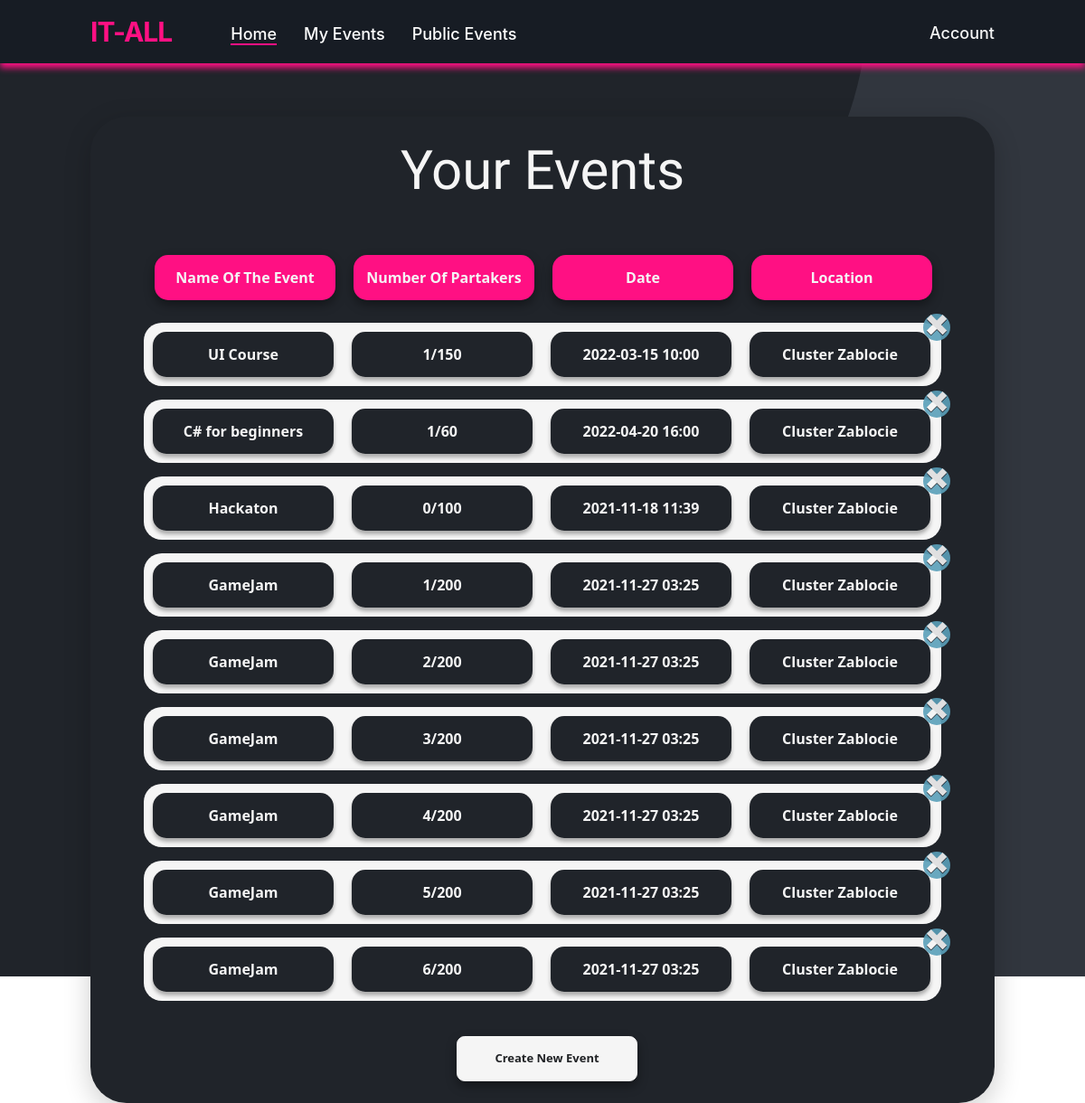
The page /tournaments (signed in) on the database its author committed.
### website/models.py (models this page shows)
class Tournament(db.Model):
    id = db.Column(db.Integer,primary_key=True)
    user_id = db.Column(db.Integer,db.ForeignKey('user.id'))
    name = db.Column(db.String(150))
    date = db.Column(db.Date)
    time = db.Column(db.Time)
    location = db.Column(db.String(150))
    discipline = db.Column(db.String(150))
    type = db.Column(db.String(150))
    description = db.Column(db.String(5000))
    status = db.Column(db.String(150), default="upcoming")
    is_public = db.Column(db.Boolean(),default=False)
    current_round_number = db.Column(db.Integer(),default=0)
    max_part = db.Column(db.Integer(),default = 100000000)
    partNumber = db.Column(db.Integer(),default = 0)
    edited_dual_id = db.Column(db.Integer())
    rounds = db.relationship('Round')
    duals = db.relationship('Dual')
    opponents = db.relationship('Opponent')
    standings = db.relationship('Standing')
    participants = db.relationship('User')

### website/views.py (the view)
@views.route('/tournaments', methods=['GET', 'POST'])
@login_required
def tournaments():
    return render_template("tournaments.html", user=current_user)

### website/__init__.py (called while the page is built)
def create_app():
    app = Flask(__name__)
    app.config['SECRET_KEY'] = 'kjabwdlajbal'
    app.config['SQLALCHEMY_DATABASE_URI'] = f'sqlite:///{DB_NAME}'
    app.config['SQLALCHEMY_TRACK_MODIFICATIONS'] = False
    db.init_app(app)  # inicjowanie bazy danych dla aplikacji
    from .views import views
    from .auth import auth
    app.register_blueprint(views, url_prefix='/')
    app.register_blueprint(auth, url_prefix='/')
    from .models import User
    create_datebase(app)
    login_manager = LoginManager()
    login_manager.login_view = 'auth.login'
    login_manager.init_app(app)
    @login_manager.user_loader
    def load_user(id):
        return User.query.get(int(id))
    return app

### website/templates/tournaments.html (shortened to what this page needs)
{% extends "base.html" %} {% block title %}Your Events{% endblock %} {% block
content %}
<section class="tournaments_box_container container_tournaments">
  <br />
  <h3 align="center">Your Events</h3>
  {% if user.tournaments|length > 0 %}
  <table style="margin: auto">
    <thead style="display: flex; margin-bottom: 15px; margin-top: 15px">
      <tr>
        <div align="center ">
          <td></td>
        </div>
      </tr>
      <tr class="btn-danger_nav_list_group_tournaments">
        <div align="center ">
          <td>Name Of The Event</td>
        </div>
      </tr>
      <tr class="btn-danger_nav_list_group_tournaments">
        <div align="center ">
          <td>Number Of Partakers</td>
        </div>
      </tr>
      <tr class="btn-danger_nav_list_group_tournaments">
        <div align="center ">
          <td>Date</td>
        </div>
      </tr>
      <tr class="btn-danger_nav_list_group_tournaments">
        <div align="center ">
          <td>Location</td>
        </div>
      </tr>
    </thead>
    {% endif %} {% for event in user.tournaments %} {% if event.is_public %}
    <tbody
      class="btn_tournaments_list"
      onClick="showTournament({{event.id}}) "
      color="#FF1083"
      style="display: flex; margin-bottom: 15px; position: relative"
    >
      {% else %}
    <tbody
      class="btn_tournaments_list"
      onClick="showTournament({{event.id}}) "
      style="display: flex; margin-bottom: 15px; position: relative"
    >
      {% endif %}
      <tr class="btn-danger_nav_list_group_tournaments_name" align="center ">
        <td>{{event.name}}</td>
      </tr>
      <tr class="btn-danger_nav_list_group_tournaments_name" align="center ">
        <td>{{event.partNumber}}/{{event.max_part}}</td>
      </tr>
      <tr class="btn-danger_nav_list_group_tournaments_name" align="center ">
        <td>{{event.date}} {{event.time.strftime("%H:%M")}}</td>
      </tr>
      <tr class="btn-danger_nav_list_group_tournaments_name" align="center ">
        <td>{{event.location}}</td>
      </tr>
      <tr>
        <td>
          <button id="button_close" class="close_tournaments">
            <p onClick="deleteTournament({{event.id}})" aria-hidden="true">
              &times;
            </p>
          </button>
        </td>
      </tr>
    </tbody>
    {% endfor %}
    <br />
  </table>
  <br />
  <div align="center">
    <a href="/new-tournament ">
      <button id="btn" type="button " class="btn-danger_nav_tournaments">
        Create New Event
      </button>
    </a>
  </div>
  <br />
</section>
{% endblock %}

### website/templates/base.html (shortened to what this page needs)
<!DOCTYPE html>
<html lang="en">
<head>
    <link rel="stylesheet" href="https://stackpath.bootstrapcdn.com/bootstrap/4.4.1/css/bootstrap.min.css" />
    <link rel="stylesheet" href="https://stackpath.bootstrapcdn.com/font-awesome/4.7.0/css/font-awesome.min.css" />
    <link rel="stylesheet" href="{{ url_for('static', filename='style.css') }}" />
</head>
<body>
    <nav style="box-shadow: #FF1083;">
        <div id="home">
            <a class="logo" href="/" style="color:#FF1083; font-weight: 700">IT-ALL</a>
        </div>
        <div class="nav-items">
            {% if user.is_authenticated %}
            <li><a class="linkbutton link-active" id="home" href="/">Home</a></li>
            <li><a class="linkbutton" href="/tournaments">My Events</a></li>
            <li><a class="linkbutton" href="/public-schedule">Public Events</a></li>
            {% else %}
            <li><a class="linkbutton" id="login" href="/login">Log in</a></li>
            <li><a class="linkbutton" id="signUp" href="/sign-up">Sign up</a></li>
            {% endif %}
        </div>
        {% if user.is_authenticated %}
        <ul id="account-btn">
            <li>
                <a href="#" id="account-btn-caption">Account</a>
            </li>
            </ul>
        {% endif %}
    </nav>
    <div class="container" style="min-width: 100%;">{% block content %} {% endblock %}</div>
</body>
</html>

### website/static/style.css (style rules this page uses)
html { scroll-behavior: smooth; }
body { background-image: url("../static/bgp.png"); scroll-behavior: smooth; overflow: overlay; background-repeat: no-repeat; background-attachment: fixed; }
button.close_tournaments { border-color: transparent; background-color: #5aa0ba; position: absolute; width: 30px; height: 30px; right: -10px; top: -10px; border-radius: 50%; display: flex; align-items: center; justify-content: center; text-align: center; }
button.close_tournaments p { width: 30px; height: 33px; text-align: center; }
.close_tournaments { font-size: 2.5rem; font-weight: 900; line-height: 1; color: whitesmoke; opacity: 90%; text-shadow: 0 1px 0 #171c24; margin-right: auto; }
ul { list-style: none; float: left; margin-top: 18px; }
ul > li { margin: 0; padding: 0; float: left; position: relative; }
ul > li > a { color: whitesmoke; text-decoration: none; padding-bottom: 20px; }
a { color: #fff; font-size: 18px; font-weight: 500; text-decoration: none; }
nav { background: #171c24; display: flex; flex-wrap: wrap; align-items: center; justify-content: space-between; min-height: 70px; padding: 0 100px; box-shadow: 0 5px 7px 0 #FF1083; }
nav .logo { color: #fff; font-size: 30px; font-weight: 600; letter-spacing: -1px; text-decoration: none; text-align: center; }
nav .nav-items { display: flex; flex: 1; padding: 0 0 0 50px; margin-top: 4px; }
nav .nav-items li { list-style: none; padding: 0 15px; }
nav .nav-items li a { font-size: 18px; font-weight: 500; text-decoration: none; }
.link-active { border-bottom: 2px solid #FF1083; }
h3 { color: whitesmoke; font-family: "Stick No Bills", sans-serif; font-size: 60px; }
.container { width: 1800px; }
.tournaments_box_container { background-color: #20242a; height: 300px; width: 700px; box-shadow: 0 8px 30px 0 rgba(0, 0, 0, 0.2); border-radius: 40px; display: flex; flex-direction: column; align-items: center; }
.container_tournaments { width: 1000px; height: auto; margin: 0 auto; margin-top: 5%; }
.btn-danger_nav_list_group_tournaments { background-color: #FF1083; border: 0; width: 200px; height: 50px; border-radius: 15px; outline: none; box-shadow: 0px 5px 12px rgba(0, 0, 0, 0.4); transition: 0.5s; backface-visibility: hidden; margin: 10px; text-align: -webkit-center; }
.btn-danger_nav_list_group_tournaments td { color: whitesmoke; font-family: "Segoe UI", Tahoma, Geneva, Verdana, sans-serif; font-weight: bold; padding: 13px; text-align: center; }
.btn-danger_nav_list_group_tournaments_name { background-color: #20242a; border: 0; width: 200px; height: 50px; border-radius: 15px; outline: none; box-shadow: 0 0.25em 0.25em rgb(0 0 0 / 30%); transition: 0.5s; backface-visibility: hidden; margin: 10px; text-align: -webkit-center; }
.btn-danger_nav_list_group_tournaments_name td { color: whitesmoke; font-family: "Segoe UI", Tahoma, Geneva, Verdana, sans-serif; font-weight: bold; padding: 13px; text-align: center; }
.btn_tournaments_list { background-color: whitesmoke; border: 0; border-radius: 20px; cursor: pointer; transition: all 0.3s ease-out; }
.btn-danger_nav_tournaments { background-color: whitesmoke; border: 0; width: 200px; height: 50px; border-radius: 0.55rem; font-family: "Segoe UI", Tahoma, Geneva, Verdana, sans-serif; color: #202225; font-size: 13px; font-weight: bold; outline: none; box-shadow: 0px 5px 12px rgba(0, 0, 0, 0.4); transition: 0.5s; backface-visibility: hidden; border: 1px solid whitesmoke; margin-left: 10px; }

### rows shown on the page
Tournament: name "UI Course", partNumber "1", max_part "150", date "2022-03-15", time "10:00", location "Cluster Zablocie"
Tournament: name "C# for beginners", partNumber "1", max_part "60", date "2022-04-20", time "16:00", location "Cluster Zablocie"
Tournament: name "Hackaton", partNumber "0", max_part "100", date "2021-11-18", time "11:39", location "Cluster Zablocie"
Tournament: name "GameJam", partNumber "1", max_part "200", date "2021-11-27", time "03:25", location "Cluster Zablocie"
Tournament: name "GameJam", partNumber "2", max_part "200", date "2021-11-27", time "03:25", location "Cluster Zablocie"
Tournament: name "GameJam", partNumber "3", max_part "200", date "2021-11-27", time "03:25", location "Cluster Zablocie"
Tournament: name "GameJam", partNumber "4", max_part "200", date "2021-11-27", time "03:25", location "Cluster Zablocie"
Tournament: name "GameJam", partNumber "5", max_part "200", date "2021-11-27", time "03:25", location "Cluster Zablocie"
Tournament: name "GameJam", partNumber "6", max_part "200", date "2021-11-27", time "03:25", location "Cluster Zablocie"
